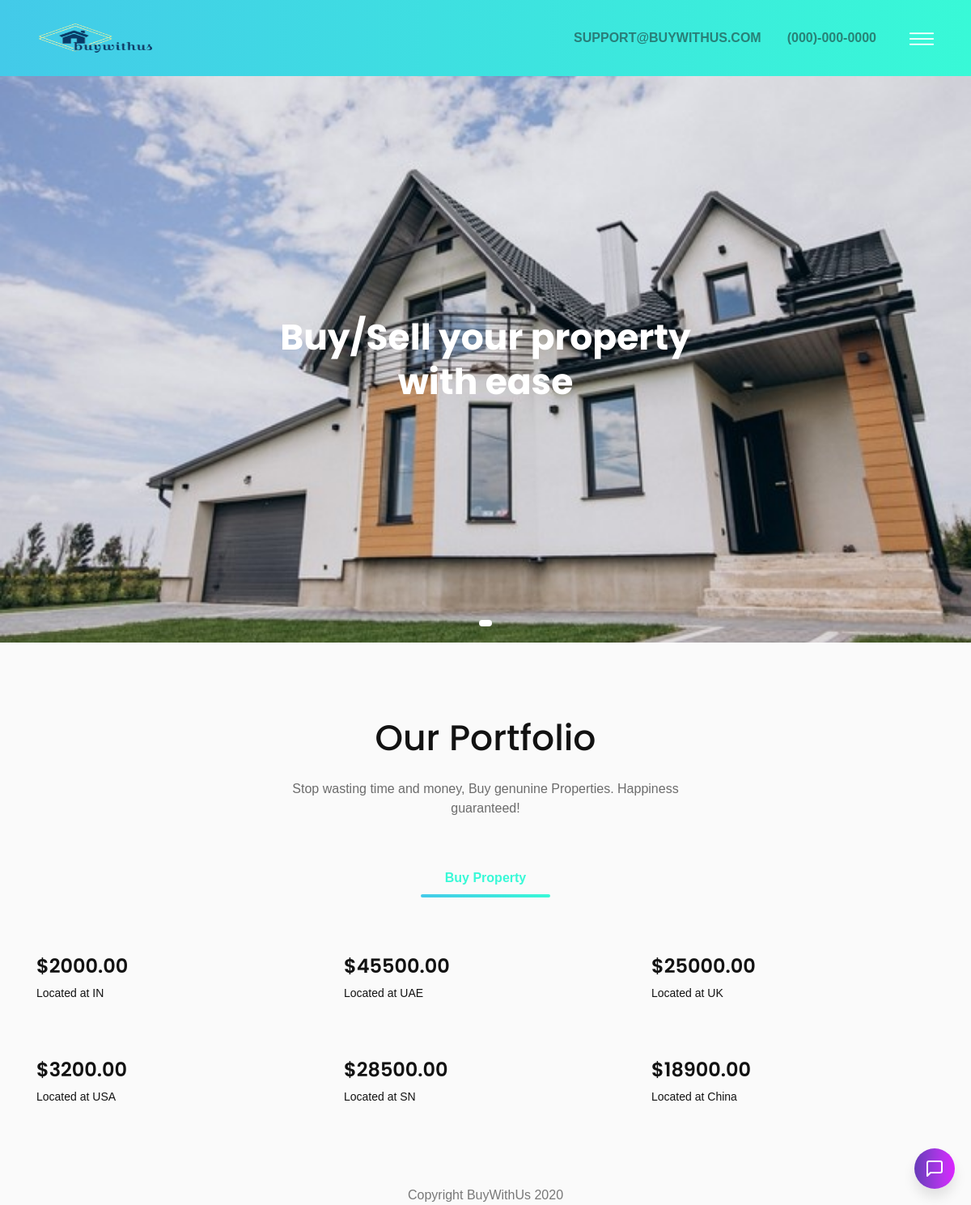
The app's page /, older data.
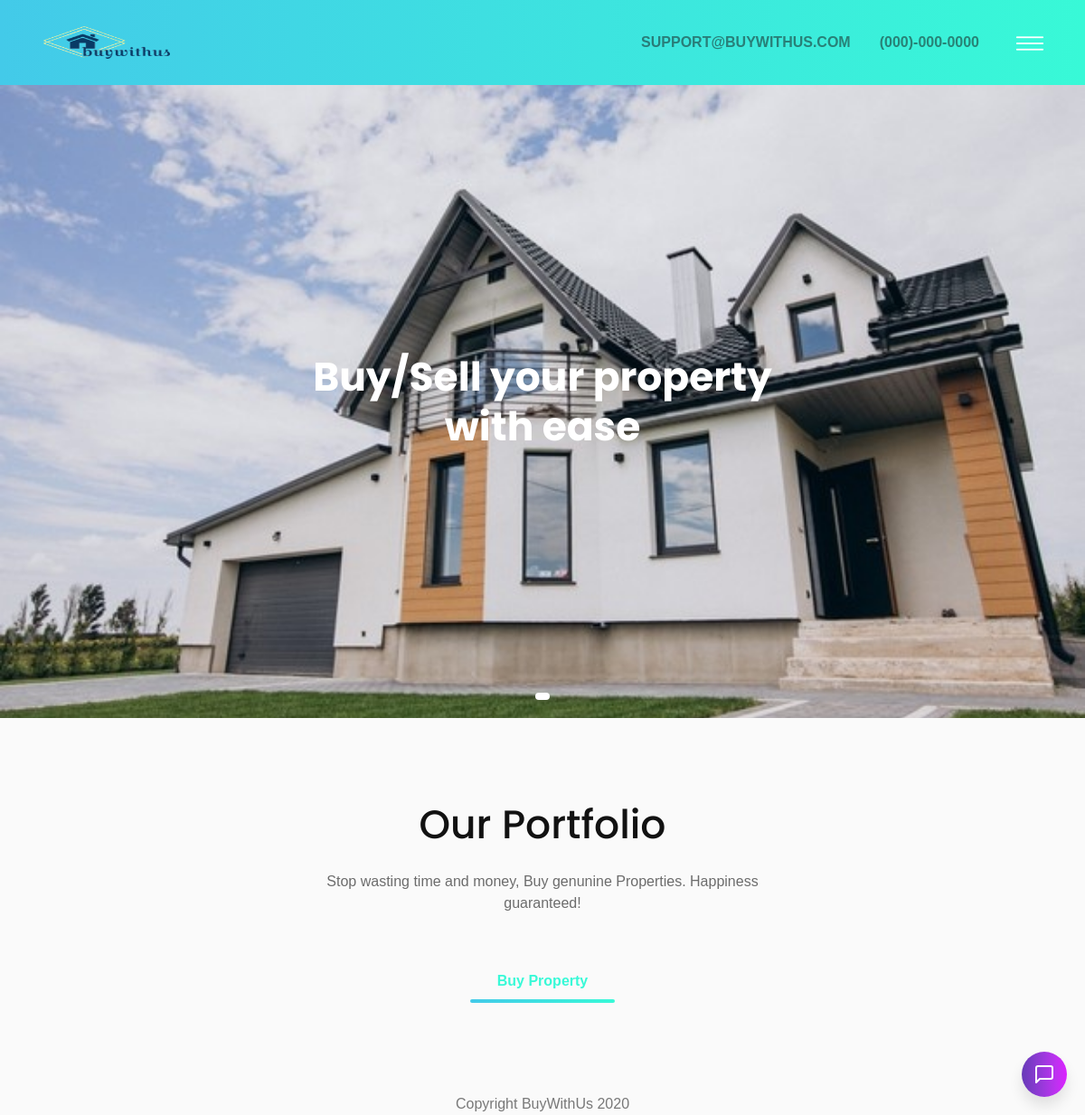
The same page, newer data.
### core/models.py (models this page shows, shortened)
class DummyProperty(models.Model):
    country = models.CharField(max_length=5, help_text='Country code')
    address = models.CharField(max_length=50, help_text='Property Location', default='Unknown')
    price = models.DecimalField(max_digits=10, decimal_places=2, help_text='Price in doller')
    image = models.CharField(max_length=255, default='https://images.unsplash.com/photo-1579700432983-39c5fb5815e3?ixlib=rb-1.2.1&ixid=eyJhcHBfaWQiOjEyMDd9&auto=format&fit=crop&w=1486&q=80')
    class Meta:
        verbose_name_plural = 'Dummy Properties'

### core/views.py (the view)
# urls.py: path('', home, name='home'),
def home(request):
    dummydata = DummyProperty.objects.all()
    return render(request, 'core/base.html', {'object_list': dummydata})

### templates/core/base.html (shortened to what this page needs)
{% load static %}
<!doctype html>
<html lang="en">
<head>
    <link rel="stylesheet" href="{% static 'core/css/bootstrap.min.css' %}">
    <link rel="stylesheet" href="{% static 'core/css/LineIcons.css' %}">
    <link rel="stylesheet" href="{% static 'core/css/magnific-popup.css' %}">
    <link rel="stylesheet" href="{% static 'core/css/slick.css' %}">
    <link rel="stylesheet" href="{% static 'core/css/animate.css' %}">
    <link rel="stylesheet" href="{% static 'core/css/default.css' %}">
    <link rel="stylesheet" href="{% static 'core/css/style.css' %}">
    <link href="{% static 'core/chatbot/css/select2.min.css' %}" rel="stylesheet" type="text/css" />
    <link href="{% static 'core/chatbot/css/chatBot.css' %}" rel="stylesheet" type="text/css" />
    <link href="{% static 'core/chatbot/css/timeline.css' %}" rel="stylesheet" type="text/css" />
</head>
<body>
    <section class="header-area">
        <div class="navbar-area">
            <div class="container">
                <div class="row">
                    <div class="col-lg-12">
                        <nav class="navbar navbar-expand-lg">
                            <a class="navbar-brand" href="#">
                                <img src="{% static 'core/images/buywith-png.png' %}" alt="Logo">
                            </a>
                            <div class="collapse navbar-collapse sub-menu-bar" id="navbarEight">
                                <ul class="navbar-nav ml-auto">
                                    <li class="nav-item">
                                        <a class="page-scroll"
                                            href="mailto:support@buywithus.com" style="color:rgba(22, 20, 20, 0.5);">support@buywithus.com</a>
                                    </li>
                                    <li class="nav-item">
                                        <a class="page-scroll" href="tel:(000)-000-0000"  style="color:rgba(22, 20, 20, 0.5);">(000)-000-0000</a>
                                    </li>
                                </ul>
                            </div>
                            <div class="navbar-btn d-none mt-15 d-lg-inline-block">
                                <a class="menu-bar" href="#side-menu-right"><i class="lni-menu"></i></a>
                            </div>
                        </nav>
                    </div>
                </div>
            </div>
        </div>
        <div id="home" class="slider-area">
            <div class="bd-example">
                <div id="carouselOne" class="carousel slide" data-ride="carousel">
                    <ol class="carousel-indicators">
                        <li data-target="#carouselOne" data-slide-to="0" class="active"></li>
                    </ol>
                    <div class="carousel-inner">
                        <div class="carousel-item bg_cover active"
                            style="background-image: url({% static 'core/images/bwu.jpeg' %})">
                            <div class="carousel-caption">
                                <div class="container">
                                    <div class="row justify-content-center">
                                        <div class="col-xl-6 col-lg-7 col-sm-10">
                                            <h2 class="carousel-title">Buy/Sell your property with ease</h2>
                                        </div>
                                    </div>
                                </div>
                            </div>
                        </div>
                    </div>
                </div>
            </div>
        </div>
    </section>
    <section id="portfolio" class="portfolio-area">
        <div class="container">
            <div class="row justify-content-center">
                <div class="col-lg-6">
                    <div class="section-title text-center pb-20">
                        <h3 class="title">Our Portfolio</h3>
                        <p class="text">Stop wasting time and money, Buy genunine Properties. Happiness guaranteed!</p>
                    </div>
                </div>
            </div>
            <div class="row">
                <div class="col-lg-12">
                    <div class="portfolio-menu pt-30 text-center">
                        <ul>
                            <li data-filter="*" class="active">Buy Property</li>
                        </ul>
                    </div>
                </div>
            </div>
            <div class="row grid">
                {% for property in object_list %}
                <div class="col-lg-4 col-sm-6 branding-3 planning-3">
                    <div class="single-portfolio mt-30 wow fadeInUp" data-wow-duration="1.5s" data-wow-delay="0.2s">
                        <div class="portfolio-image">
                        </div>
                        <div class="portfolio-text">
                            <h4 class="portfolio-title"><a href="#">${{ property.price }}</a></h4>
                            <p class="text">Located at {{ property.country }}</p>
                        </div>
                    </div>
                </div>
                {% endfor %}
            </div>
        </div>
    </section>
    <div class="chat-bot-icon">
        <svg xmlns="http://www.w3.org/2000/svg" width="24" height="24" viewBox="0 0 24 24" fill="none"
            stroke="currentColor" stroke-width="2" stroke-linecap="round" stroke-linejoin="round"
            class="feather feather-message-square animate">
            <path d="M21 15a2 2 0 0 1-2 2H7l-4 4V5a2 2 0 0 1 2-2h14a2 2 0 0 1 2 2z"></path>
        </svg>
    </div>
</body>
<footer style="text-align: center">Copyright BuyWithUs 2020</footer>
</html>

### static/core/css/default.css (style rules this page uses)
.mt-15 { margin-top: 15px; }
.pt-30 { padding-top: 30px; }
.pb-20 { padding-bottom: 20px; }

### static/core/chatbot/css/chatBot.css (style rules this page uses)
.chat-bot-icon { position: fixed; bottom: 20px; right: 20px; height: 50px; width: 50px; background-image: linear-gradient(to right, #673ab7, #813bcb, #9e38de, #bc32ef, #dc22ff); z-index: 9999; border-radius: 30px; box-shadow: 0px 10px 15px rgba(0, 0, 0, 0.1); text-align: center; line-height: 50px; cursor: pointer; transition: all 0.5s ease; }
.chat-bot-icon svg { color: #fff; -moz-transition: all 0.5s linear; -webkit-transition: all 0.5s linear; transition: transform 0.5s linear; position: absolute; left: 13px; top: 13px; opacity: 0; z-index: -1; }
.chat-bot-icon svg.animate { -moz-transform: rotate(360deg); -webkit-transform: rotate(360deg); transform: rotate(360deg); opacity: 1; z-index: 1; }

### static/core/chatbot/css/timeline.css (style rules this page uses)
body { font-family: 'Quicksand', sans-serif; margin: 0; padding: 0; height: 100vh; background: #fafafa; color: #787878; }

Row changes from the older to the newer data that the page shows:
removed DummyProperty: price "2000.00", country "IN"
removed DummyProperty: price "45500.00", country "UAE"
removed DummyProperty: price "25000.00", country "UK"
removed DummyProperty: price "3200.00", country "USA"
removed DummyProperty: price "28500.00", country "SN"
removed DummyProperty: price "18900.00", country "China"
